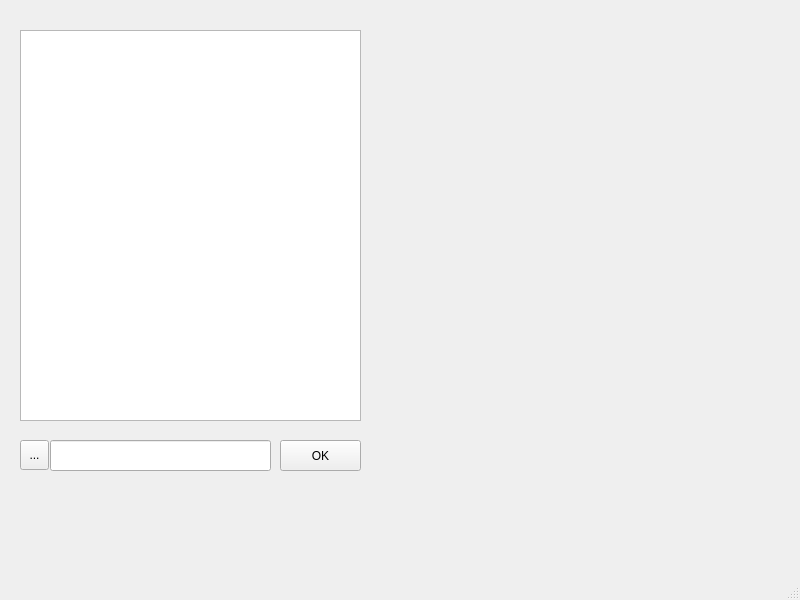
<?xml version="1.0" encoding="UTF-8"?>
<ui version="4.0">
 <class>MainWindow</class>
 <widget class="QMainWindow" name="MainWindow">
  <property name="geometry">
   <rect>
    <x>0</x>
    <y>0</y>
    <width>800</width>
    <height>600</height>
   </rect>
  </property>
  <property name="windowTitle">
   <string>MainWindow</string>
  </property>
  <widget class="QWidget" name="centralwidget">
   <widget class="QLineEdit" name="lineEdit">
    <property name="geometry">
     <rect>
      <x>50</x>
      <y>440</y>
      <width>221</width>
      <height>31</height>
     </rect>
    </property>
   </widget>
   <widget class="QToolButton" name="toolButton">
    <property name="geometry">
     <rect>
      <x>20</x>
      <y>440</y>
      <width>29</width>
      <height>30</height>
     </rect>
    </property>
    <property name="text">
     <string>...</string>
    </property>
   </widget>
   <widget class="QPushButton" name="pushButton">
    <property name="geometry">
     <rect>
      <x>280</x>
      <y>440</y>
      <width>81</width>
      <height>31</height>
     </rect>
    </property>
    <property name="text">
     <string>OK</string>
    </property>
   </widget>
   <widget class="QTextBrowser" name="textBrowser">
    <property name="geometry">
     <rect>
      <x>20</x>
      <y>30</y>
      <width>341</width>
      <height>391</height>
     </rect>
    </property>
    <property name="sizePolicy">
     <sizepolicy hsizetype="Maximum" vsizetype="Maximum">
      <horstretch>0</horstretch>
      <verstretch>0</verstretch>
     </sizepolicy>
    </property>
   </widget>
  </widget>
  <widget class="QStatusBar" name="statusbar"/>
 </widget>
 <resources/>
 <connections/>
 <slots>
  <slot>menuAction()</slot>
 </slots>
</ui>
